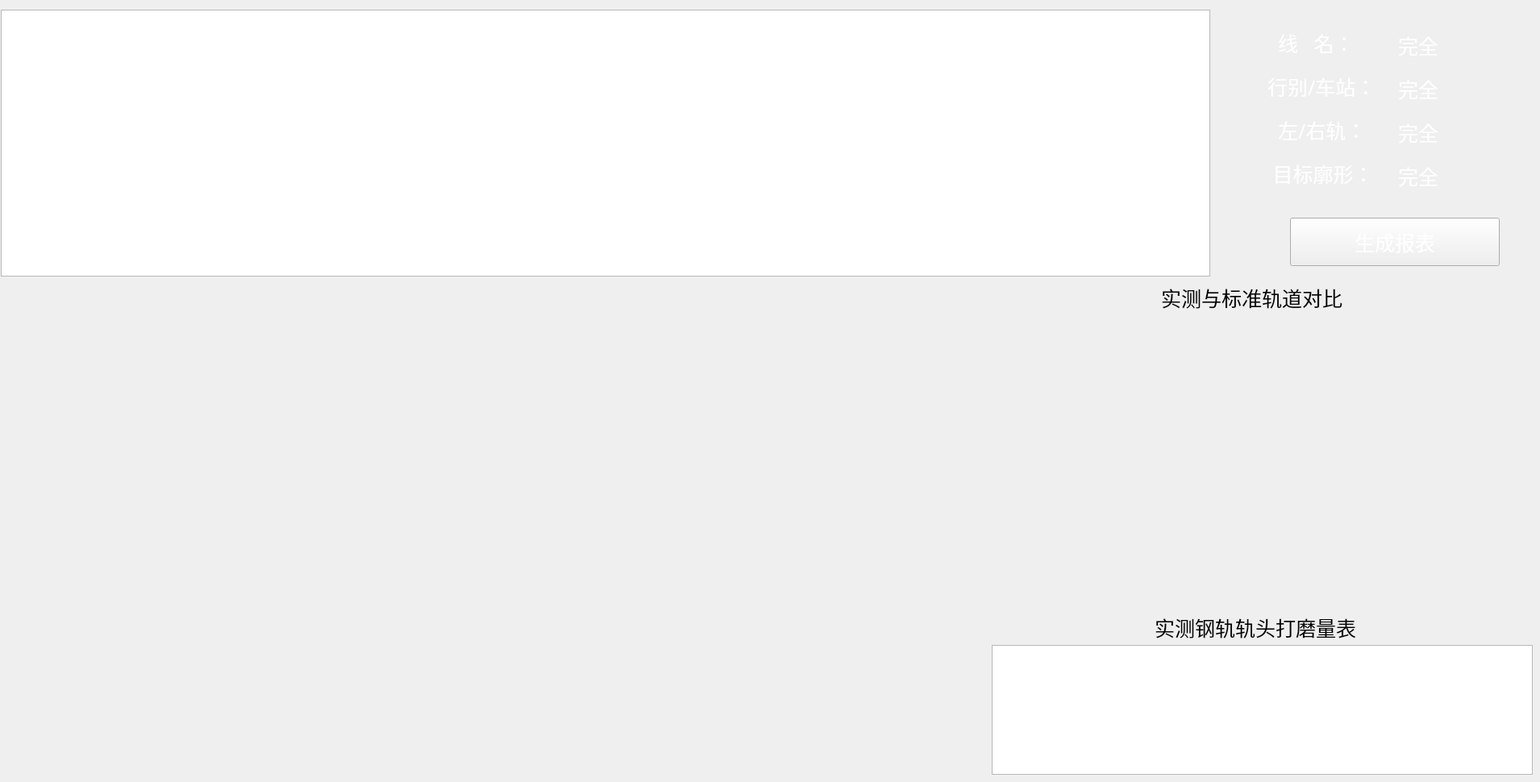
            <widget class="QWidget" name="railDiffPointFace">
             <widget class="QPushButton" name="btn_generate3">
              <property name="geometry">
               <rect>
                <x>1600</x>
                <y>270</y>
                <width>260</width>
                <height>60</height>
               </rect>
              </property>
              <property name="font">
               <font>
                <family>黑体</family>
                <pointsize>19</pointsize>
               </font>
              </property>
              <property name="styleSheet">
               <string notr="true">border-image: url(:/SCRail/importData/ImageFolder/button/disconnect.png);
color: rgb(255, 255, 255);</string>
              </property>
              <property name="text">
               <string>生成报表</string>
              </property>
             </widget>
             <widget class="QCustomPlot" name="qCustomPlot15" native="true">
              <property name="geometry">
               <rect>
                <x>19</x>
                <y>760</y>
                <width>1201</width>
                <height>201</height>
               </rect>
              </property>
             </widget>
             <widget class="QLabel" name="label_43">
              <property name="geometry">
               <rect>
                <x>1440</x>
                <y>354</y>
                <width>281</width>
                <height>31</height>
               </rect>
              </property>
              <property name="font">
               <font>
                <family>黑体</family>
                <pointsize>19</pointsize>
               </font>
              </property>
              <property name="text">
               <string>实测与标准轨道对比</string>
              </property>
             </widget>
             <widget class="QTableWidget" name="tableWidget_6">
              <property name="geometry">
               <rect>
                <x>1</x>
                <y>12</y>
                <width>1500</width>
                <height>331</height>
               </rect>
              </property>
              <property name="font">
               <font>
                <family>黑体</family>
                <pointsize>19</pointsize>
                <weight>50</weight>
                <italic>false</italic>
                <bold>false</bold>
               </font>
              </property>
              <property name="styleSheet">
               <string notr="true">color: rgb(255, 255, 255);
font: 19pt &quot;黑体&quot;;</string>
              </property>
             </widget>
             <widget class="QTableWidget" name="tableWidget_7">
              <property name="geometry">
               <rect>
                <x>1230</x>
                <y>800</y>
                <width>671</width>
                <height>161</height>
               </rect>
              </property>
             </widget>
             <widget class="QLabel" name="label_45">
              <property name="geometry">
               <rect>
                <x>1432</x>
                <y>763</y>
                <width>281</width>
                <height>31</height>
               </rect>
              </property>
              <property name="font">
               <font>
                <family>黑体</family>
                <pointsize>19</pointsize>
               </font>
              </property>
              <property name="text">
               <string>实测钢轨轨头打磨量表</string>
              </property>
             </widget>
             <widget class="QCustomPlot" name="qCustomPlot14" native="true">
              <property name="geometry">
               <rect>
                <x>19</x>
                <y>560</y>
                <width>1201</width>
                <height>201</height>
               </rect>
              </property>
             </widget>
             <widget class="QCustomPlot" name="qCustomPlot13" native="true">
              <property name="geometry">
               <rect>
                <x>19</x>
                <y>360</y>
                <width>1201</width>
                <height>201</height>
               </rect>
              </property>
             </widget>
             <widget class="QCustomPlot" name="qCustomPlot16" native="true">
              <property name="geometry">
               <rect>
                <x>1260</x>
                <y>390</y>
                <width>621</width>
                <height>361</height>
               </rect>
              </property>
             </widget>
             <widget class="QWidget" name="layoutWidget">
              <property name="geometry">
               <rect>
                <x>1557</x>
                <y>21</y>
                <width>339</width>
                <height>231</height>
               </rect>
              </property>
              <layout class="QGridLayout" name="gridLayout">
               <item row="0" column="0">
                <layout class="QHBoxLayout" name="horizontalLayout_76">
                 <item>
                  <widget class="QLabel" name="label_67">
                   <property name="minimumSize">
                    <size>
                     <width>169</width>
                     <height>25</height>
                    </size>
                   </property>
                   <property name="maximumSize">
                    <size>
                     <width>169</width>
                     <height>25</height>
                    </size>
                   </property>
                   <property name="font">
                    <font>
                     <family>黑体</family>
                     <pointsize>19</pointsize>
                    </font>
                   </property>
                   <property name="styleSheet">
                    <string notr="true">color: rgb(255, 255, 255);</string>
                   </property>
                   <property name="text">
                    <string>    线   名：</string>
                   </property>
                  </widget>
                 </item>
                 <item>
                  <widget class="QLabel" name="lineName_7">
                   <property name="minimumSize">
                    <size>
                     <width>160</width>
                     <height>30</height>
                    </size>
                   </property>
                   <property name="maximumSize">
                    <size>
                     <width>82</width>
                     <height>25</height>
                    </size>
                   </property>
                   <property name="font">
                    <font>
                     <family>黑体</family>
                     <pointsize>19</pointsize>
                    </font>
                   </property>
                   <property name="styleSheet">
                    <string notr="true">color: rgb(255, 255, 255);</string>
                   </property>
                   <property name="text">
                    <string>完全</string>
                   </property>
                  </widget>
                 </item>
                </layout>
               </item>
               <item row="1" column="0">
                <layout class="QHBoxLayout" name="horizontalLayout_77">
                 <item>
                  <widget class="QLabel" name="typeName_5">
                   <property name="minimumSize">
                    <size>
                     <width>169</width>
                     <height>25</height>
                    </size>
                   </property>
                   <property name="maximumSize">
                    <size>
                     <width>169</width>
                     <height>25</height>
                    </size>
                   </property>
                   <property name="font">
                    <font>
                     <family>黑体</family>
                     <pointsize>19</pointsize>
                    </font>
                   </property>
                   <property name="styleSheet">
                    <string notr="true">color: rgb(255, 255, 255);</string>
                   </property>
                   <property name="text">
                    <string>  行别/车站：</string>
                   </property>
                  </widget>
                 </item>
                 <item>
                  <widget class="QLabel" name="trackName_7">
                   <property name="minimumSize">
                    <size>
                     <width>160</width>
                     <height>30</height>
                    </size>
                   </property>
                   <property name="maximumSize">
                    <size>
                     <width>82</width>
                     <height>25</height>
                    </size>
                   </property>
                   <property name="font">
                    <font>
                     <family>黑体</family>
                     <pointsize>19</pointsize>
                    </font>
                   </property>
                   <property name="styleSheet">
                    <string notr="true">color: rgb(255, 255, 255);</string>
                   </property>
                   <property name="text">
                    <string>完全</string>
                   </property>
                  </widget>
                 </item>
                </layout>
               </item>
               <item row="2" column="0">
                <layout class="QHBoxLayout" name="horizontalLayout_78">
                 <item>
                  <widget class="QLabel" name="label_68">
                   <property name="minimumSize">
                    <size>
                     <width>169</width>
                     <height>25</height>
                    </size>
                   </property>
                   <property name="maximumSize">
                    <size>
                     <width>169</width>
                     <height>25</height>
                    </size>
                   </property>
                   <property name="font">
                    <font>
                     <family>黑体</family>
                     <pointsize>19</pointsize>
                    </font>
                   </property>
                   <property name="styleSheet">
                    <string notr="true">color: rgb(255, 255, 255);</string>
                   </property>
                   <property name="text">
                    <string>    左/右轨：</string>
                   </property>
                  </widget>
                 </item>
                 <item>
                  <widget class="QLabel" name="trackName_8">
                   <property name="minimumSize">
                    <size>
                     <width>160</width>
                     <height>30</height>
                    </size>
                   </property>
                   <property name="maximumSize">
                    <size>
                     <width>82</width>
                     <height>25</height>
                    </size>
                   </property>
                   <property name="font">
                    <font>
                     <family>黑体</family>
                     <pointsize>19</pointsize>
                    </font>
                   </property>
                   <property name="styleSheet">
                    <string notr="true">color: rgb(255, 255, 255);</string>
                   </property>
                   <property name="text">
                    <string>完全</string>
                   </property>
                  </widget>
                 </item>
                </layout>
               </item>
               <item row="3" column="0">
                <layout class="QHBoxLayout" name="horizontalLayout_80">
                 <item>
                  <widget class="QLabel" name="label_72">
                   <property name="minimumSize">
                    <size>
                     <width>169</width>
                     <height>25</height>
                    </size>
                   </property>
                   <property name="maximumSize">
                    <size>
                     <width>169</width>
                     <height>25</height>
                    </size>
                   </property>
                   <property name="font">
                    <font>
                     <family>黑体</family>
                     <pointsize>19</pointsize>
                    </font>
                   </property>
                   <property name="styleSheet">
                    <string notr="true">color: rgb(255, 255, 255);</string>
                   </property>
                   <property name="text">
                    <string>   目标廓形：</string>
                   </property>
                  </widget>
                 </item>
                 <item>
                  <widget class="QLabel" name="target_oversizeName_6">
                   <property name="minimumSize">
                    <size>
                     <width>160</width>
                     <height>30</height>
                    </size>
                   </property>
                   <property name="maximumSize">
                    <size>
                     <width>82</width>
                     <height>25</height>
                    </size>
                   </property>
                   <property name="font">
                    <font>
                     <family>黑体</family>
                     <pointsize>19</pointsize>
                    </font>
                   </property>
                   <property name="styleSheet">
                    <string notr="true">color: rgb(255, 255, 255);</string>
                   </property>
                   <property name="text">
                    <string>完全</string>
                   </property>
                  </widget>
                 </item>
                </layout>
               </item>
              </layout>
             </widget>
            </widget>
